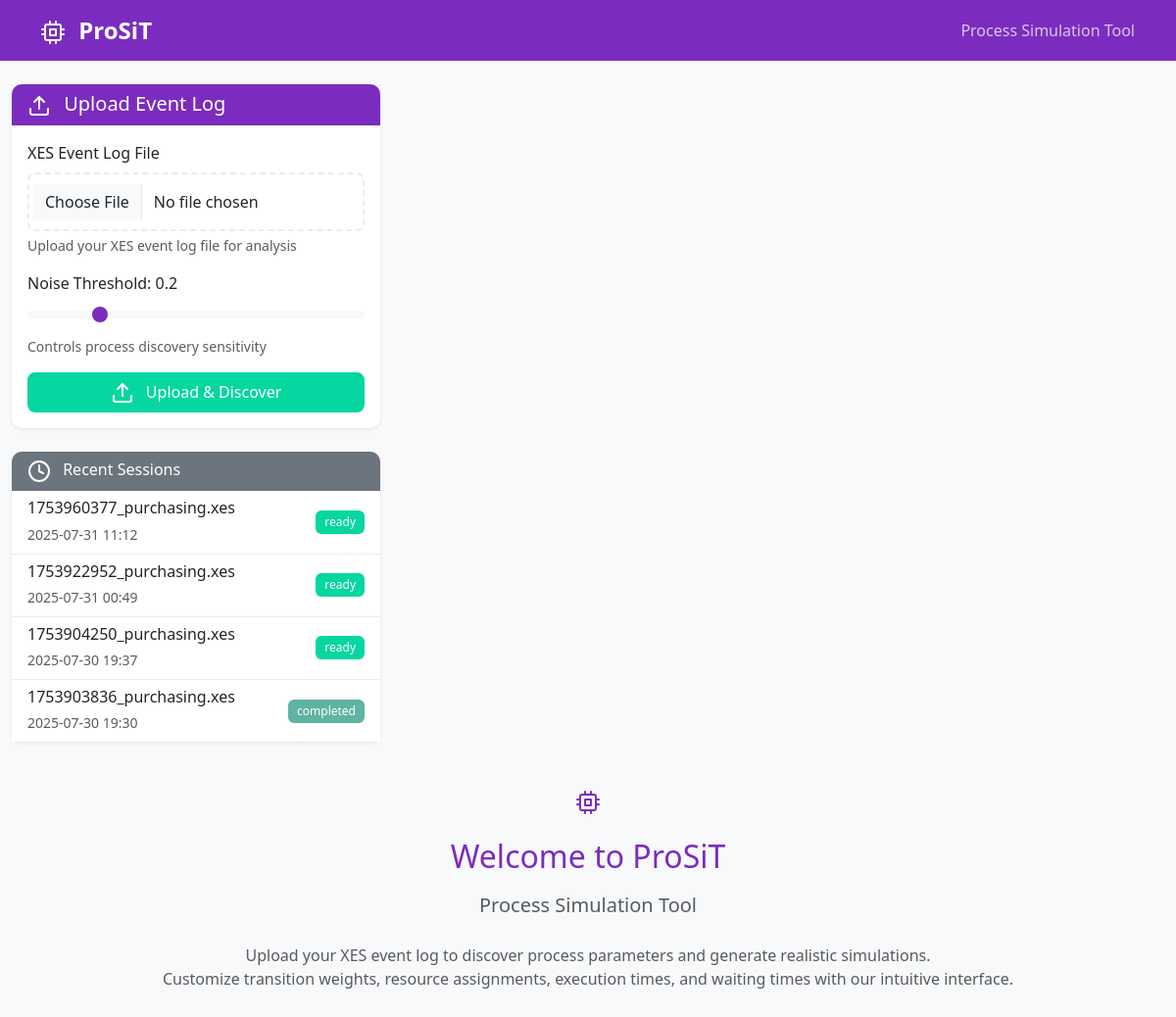
Before: / with the older database file.
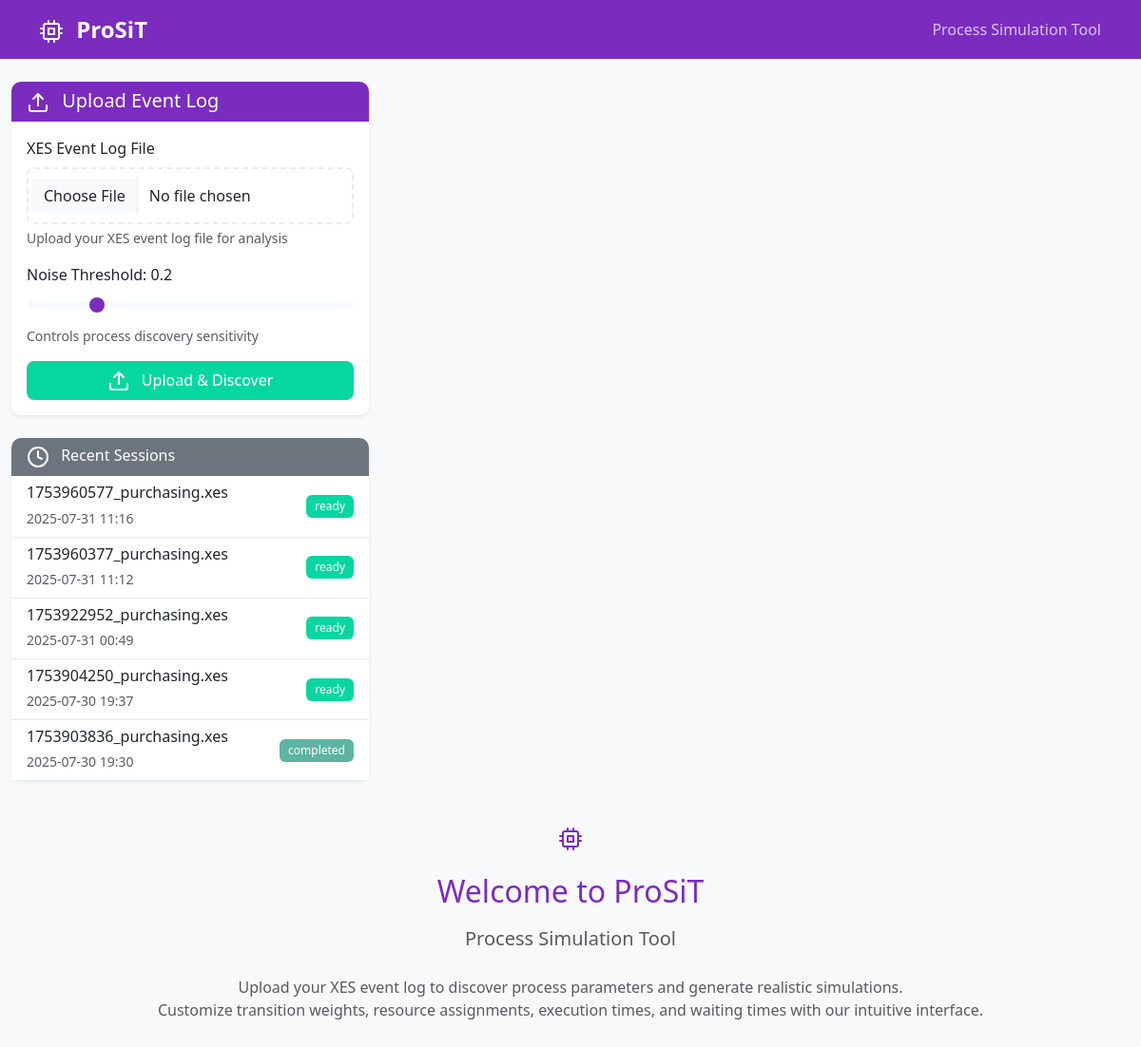
After: the same page with the newer database file.
### models.py (models this page shows, shortened)
class SimulationSession(db.Model):
    id = db.Column(db.Integer, primary_key=True)
    filename = db.Column(db.String(255), nullable=False)
    noise_threshold = db.Column(db.Float, default=0.2)
    parameters = db.Column(db.Text)  # JSON string of discovered parameters
    created_at = db.Column(db.DateTime, default=datetime.utcnow)
    status = db.Column(db.String(50), default='uploaded')  # uploaded, discovered, ready, simulating, completed

### routes.py (the view)
@app.route('/')
def index():
    sessions = SimulationSession.query.order_by(SimulationSession.created_at.desc()).limit(10).all()
    return render_template('index.html', sessions=sessions)

### templates/index.html (shortened to what this page needs)
{% extends "base.html" %}
{% block content %}
<div class="row">
    <div class="col-lg-4">
        <div class="card shadow-sm mb-4">
            <div class="card-header bg-primary text-white">
                <h5 class="card-title mb-0">
                    <i data-feather="upload" class="me-2"></i>
                    Upload Event Log
                </h5>
            </div>
            <div class="card-body">
                <form id="uploadForm" enctype="multipart/form-data">
                    <div class="mb-3">
                        <label for="xesFile" class="form-label">XES Event Log File</label>
                        <input type="file" class="form-control" id="xesFile" name="file" accept=".xes" required>
                        <div class="form-text">Upload your XES event log file for analysis</div>
                    </div>
                    <div class="mb-3">
                        <label for="noiseThreshold" class="form-label">
                            Noise Threshold: <span id="thresholdValue">0.2</span>
                        </label>
                        <input type="range" class="form-range" id="noiseThreshold" name="noise_threshold"
                               min="0" max="1" step="0.05" value="0.2">
                        <div class="form-text">Controls process discovery sensitivity</div>
                    </div>
                    <button type="submit" class="btn btn-success w-100">
                        <i data-feather="upload" class="me-2"></i>
                        Upload & Discover
                    </button>
                </form>
            </div>
        </div>
        <div class="card shadow-sm">
            <div class="card-header bg-secondary text-white">
                <h6 class="card-title mb-0">
                    <i data-feather="clock" class="me-2"></i>
                    Recent Sessions
                </h6>
            </div>
            <div class="card-body p-0">
                <div class="list-group list-group-flush" id="sessionsList">
                    {% for session in sessions %}
                    <div class="list-group-item list-group-item-action cursor-pointer"
                         onclick="loadSession({{ session.id }})">
                        <div class="d-flex justify-content-between align-items-center">
                            <div>
                                <h6 class="mb-1">{{ session.filename }}</h6>
                                <small class="text-muted">{{ session.created_at.strftime('%Y-%m-%d %H:%M') }}</small>
                            </div>
                            <span class="badge bg-{{ 'success' if session.status == 'ready' else 'warning' if session.status == 'uploaded' else 'info' }}">
                                {{ session.status }}
                            </span>
                        </div>
                    </div>
                    {% endfor %}
                </div>
            </div>
        </div>
    </div>
    <div class="col-lg-8">
    </div>
</div>
<div id="welcomeMessage" class="text-center py-5">
    <div class="mb-4">
        <i data-feather="cpu" size="64" class="text-primary"></i>
    </div>
    <h2 class="text-primary mb-3">Welcome to ProSiT</h2>
    <p class="lead text-muted mb-4">Process Simulation Tool</p>
    <p class="text-muted">
        Upload your XES event log to discover process parameters and generate realistic simulations.
        <br>
        Customize transition weights, resource assignments, execution times, and waiting times with our intuitive interface.
    </p>
</div>
{% endblock %}

### templates/base.html (shortened to what this page needs)
<!DOCTYPE html>
<html lang="en">
<head>
    <link href="https://cdn.jsdelivr.net/npm/bootstrap@5.3.0/dist/css/bootstrap.min.css" rel="stylesheet">
    <link href="{{ url_for('static', filename='css/style.css') }}" rel="stylesheet">
</head>
<body>
    <nav class="navbar navbar-expand-lg navbar-dark bg-primary">
        <div class="container">
            <a class="navbar-brand fw-bold" href="{{ url_for('index') }}">
                <i data-feather="cpu" class="me-2"></i>
                ProSiT
            </a>
            <span class="navbar-text text-light opacity-75">
                Process Simulation Tool
            </span>
        </div>
    </nav>
    <main class="container-fluid py-4">
        {% block content %}{% endblock %}
    </main>
    <div id="alertContainer" class="position-fixed top-0 end-0 p-3" style="z-index: 1100;"></div>
</body>
</html>

### static/css/style.css (style rules this page uses)
:root { --primary-purple: #7b2cbf; --primary-green: #06d6a0; --light-purple: #c77dff; --light-green: #5fb3a3; --dark-purple: #5a189a; --dark-green: #048a81; --background-light: #f8f9fa; --text-dark: #2d3436; --border-color: #e9ecef; }
.bg-primary { background-color: var(--primary-purple) !important; }
.text-primary { color: var(--primary-purple) !important; }
.bg-success { background-color: var(--primary-green) !important; }
.btn-success { background-color: var(--primary-green); border-color: var(--primary-green); }
.bg-info { background-color: var(--light-green) !important; }
body { background-color: var(--background-light); font-family: 'Segoe UI', Tahoma, Geneva, Verdana, sans-serif; color: var(--text-dark); }
.navbar-brand { font-size: 1.5rem; font-weight: 700 !important; }
.card { border: none; border-radius: 10px; transition: all 0.3s ease; }
.card-header { border-radius: 10px 10px 0 0 !important; border-bottom: none; font-weight: 600; }
.form-control, .form-select { border-radius: 8px; border: 2px solid var(--border-color); transition: all 0.3s ease; }
.btn { border-radius: 8px; font-weight: 500; transition: all 0.3s ease; border-width: 2px; }
.list-group-item { border: none; border-bottom: 1px solid var(--border-color); transition: all 0.3s ease; }
.list-group-item:last-child { border-bottom: none; }
.badge { font-weight: 500; padding: 0.5em 0.75em; }
.cursor-pointer { cursor: pointer; }
.form-control[type="file"] { border: 2px dashed var(--border-color); padding: 1rem; text-align: center; transition: all 0.3s ease; }

Changed rows visible on the page:
added SimulationSession: filename "1753960577_purchasing.xes", created_at "2025-07-31 11:16", status "ready"
